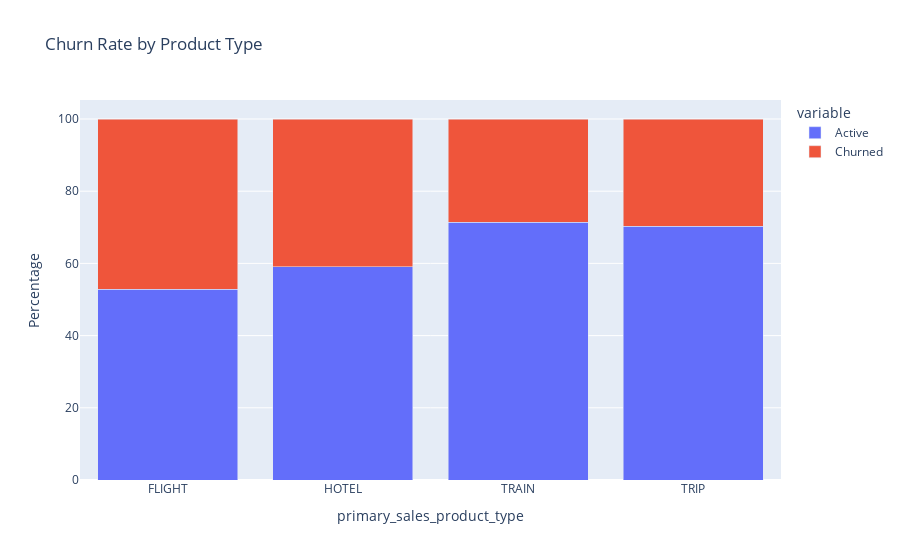
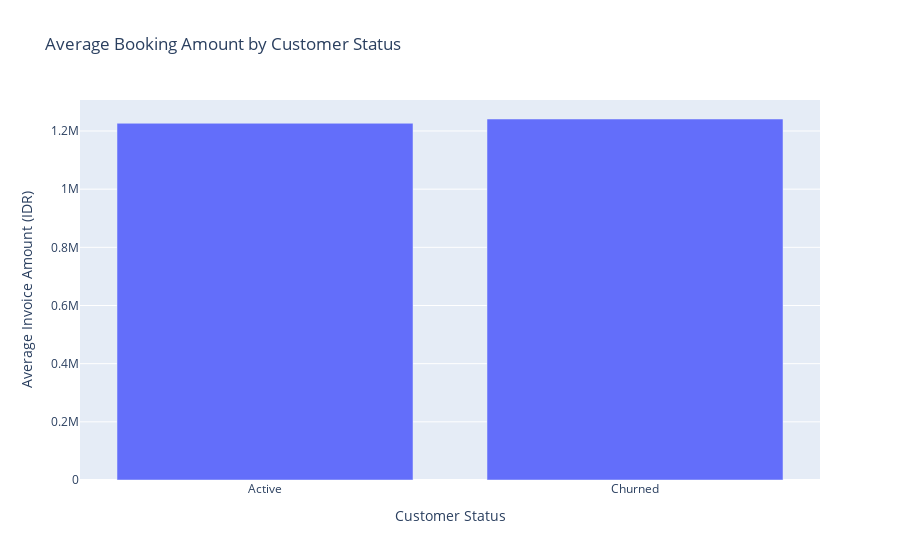
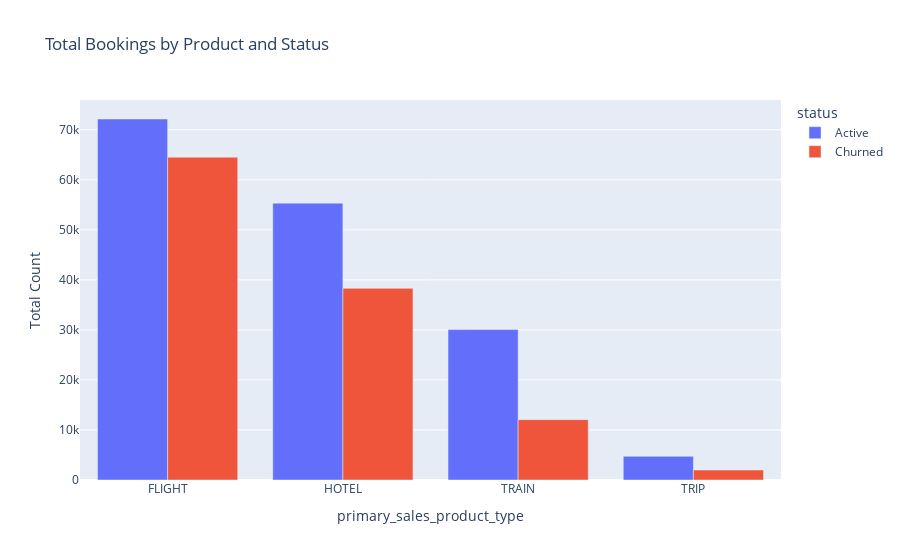

Write notebook code for charts like these, in order.
### Markdown cell above
# Build an Interactive Dashboard (Plotly)

We'll use Plotly for an interactive dashboard displaying:

1. Churn rates by product type.
2. Average booking amounts.
3. Total bookings by status.

### Code cell
import plotly.express as px
product_churn = data.groupby(['primary_sales_product_type', 'status']).size().unstack(fill_value=0)
product_churn_percentage = product_churn.div(product_churn.sum(axis=1), axis=0) * 100
product_churn_percentage = product_churn_percentage.reset_index()

# Churn rate visualization
fig1 = px.bar(
    product_churn_percentage.reset_index(),
    x='primary_sales_product_type',
    y=['Active', 'Churned'],
    title='Churn Rate by Product Type',
    labels={'value': 'Percentage', 'Primary_sales_product_type': 'Product Type'},
    barmode='stack'
)
fig1.show()

# Ensure numeric columns are selected for mean calculation
avg_booking_amount = (
    data.groupby('status')[['avg_booking_invoice_amount_idr']]
    .mean()
    .reset_index()
)

# Create the bar plot
fig2 = px.bar(
    avg_booking_amount,
    x='status',
    y='avg_booking_invoice_amount_idr',
    title='Average Booking Amount by Customer Status',
    labels={
        'avg_booking_invoice_amount_idr': 'Average Invoice Amount (IDR)',
        'status': 'Customer Status',
    }
)
fig2.show()


# Group data by product type and status, counting occurrences
total_bookings = (
    data.groupby(['primary_sales_product_type', 'status'])
    .size()
    .reset_index(name='Count')
)

# Create the bar plot
fig3 = px.bar(
    total_bookings,
    x='primary_sales_product_type',
    y='Count',
    color='status',
    title='Total Bookings by Product and Status',
    barmode='group',
    labels={
        'Count': 'Total Count',
        'Primary_sales_product_type': 'Product Type',
    }
)
fig3.show()

### Figure 1 — Plotly figure (JSON) as saved in the notebook; plotly's stock layout.template omitted (floating-point values rounded to 4 significant figures)
{"data": [{"alignmentgroup": "True", "hovertemplate": "variable=Active<br>primary_sales_product_type=%{x}<br>Percentage=%{y}<extra></extra>", "legendgroup": "Active", "marker": {"color": "#636efa", "pattern": {"shape": ""}}, "name": "Active", "offsetgroup": "Active", "orientation": "v", "showlegend": true, "textposition": "auto", "type": "bar", "x": ["FLIGHT", "HOTEL", "TRAIN", "TRIP"], "xaxis": "x", "y": [52.8, 59.09, 71.37, 70.32], "yaxis": "y"}, {"alignmentgroup": "True", "hovertemplate": "variable=Churned<br>primary_sales_product_type=%{x}<br>Percentage=%{y}<extra></extra>", "legendgroup": "Churned", "marker": {"color": "#EF553B", "pattern": {"shape": ""}}, "name": "Churned", "offsetgroup": "Churned", "orientation": "v", "showlegend": true, "textposition": "auto", "type": "bar", "x": ["FLIGHT", "HOTEL", "TRAIN", "TRIP"], "xaxis": "x", "y": [47.2, 40.91, 28.63, 29.68], "yaxis": "y"}], "layout": {"barmode": "stack", "legend": {"title": {"text": "variable"}, "tracegroupgap": 0}, "title": {"text": "Churn Rate by Product Type"}, "xaxis": {"anchor": "y", "domain": [0, 1], "title": {"text": "primary_sales_product_type"}}, "yaxis": {"anchor": "x", "domain": [0, 1], "title": {"text": "Percentage"}}}}

### Figure 2 — Plotly figure (JSON) as saved in the notebook; plotly's stock layout.template omitted (floating-point values rounded to 4 significant figures)
{"data": [{"alignmentgroup": "True", "hovertemplate": "Customer Status=%{x}<br>Average Invoice Amount (IDR)=%{y}<extra></extra>", "legendgroup": "", "marker": {"color": "#636efa", "pattern": {"shape": ""}}, "name": "", "offsetgroup": "", "orientation": "v", "showlegend": false, "textposition": "auto", "type": "bar", "x": ["Active", "Churned"], "xaxis": "x", "y": [1227000.0, 1241000.0], "yaxis": "y"}], "layout": {"barmode": "relative", "legend": {"tracegroupgap": 0}, "title": {"text": "Average Booking Amount by Customer Status"}, "xaxis": {"anchor": "y", "domain": [0, 1], "title": {"text": "Customer Status"}}, "yaxis": {"anchor": "x", "domain": [0, 1], "title": {"text": "Average Invoice Amount (IDR)"}}}}

### Figure 3 — Plotly figure (JSON) as saved in the notebook; plotly's stock layout.template omitted (floating-point values rounded to 4 significant figures)
{"data": [{"alignmentgroup": "True", "hovertemplate": "status=Active<br>primary_sales_product_type=%{x}<br>Total Count=%{y}<extra></extra>", "legendgroup": "Active", "marker": {"color": "#636efa", "pattern": {"shape": ""}}, "name": "Active", "offsetgroup": "Active", "orientation": "v", "showlegend": true, "textposition": "auto", "type": "bar", "x": ["FLIGHT", "HOTEL", "TRAIN", "TRIP"], "xaxis": "x", "y": [72151, 55334, 30059, 4733], "yaxis": "y"}, {"alignmentgroup": "True", "hovertemplate": "status=Churned<br>primary_sales_product_type=%{x}<br>Total Count=%{y}<extra></extra>", "legendgroup": "Churned", "marker": {"color": "#EF553B", "pattern": {"shape": ""}}, "name": "Churned", "offsetgroup": "Churned", "orientation": "v", "showlegend": true, "textposition": "auto", "type": "bar", "x": ["FLIGHT", "HOTEL", "TRAIN", "TRIP"], "xaxis": "x", "y": [64510, 38306, 12058, 1998], "yaxis": "y"}], "layout": {"barmode": "group", "legend": {"title": {"text": "status"}, "tracegroupgap": 0}, "title": {"text": "Total Bookings by Product and Status"}, "xaxis": {"anchor": "y", "domain": [0, 1], "title": {"text": "primary_sales_product_type"}}, "yaxis": {"anchor": "x", "domain": [0, 1], "title": {"text": "Total Count"}}}}
